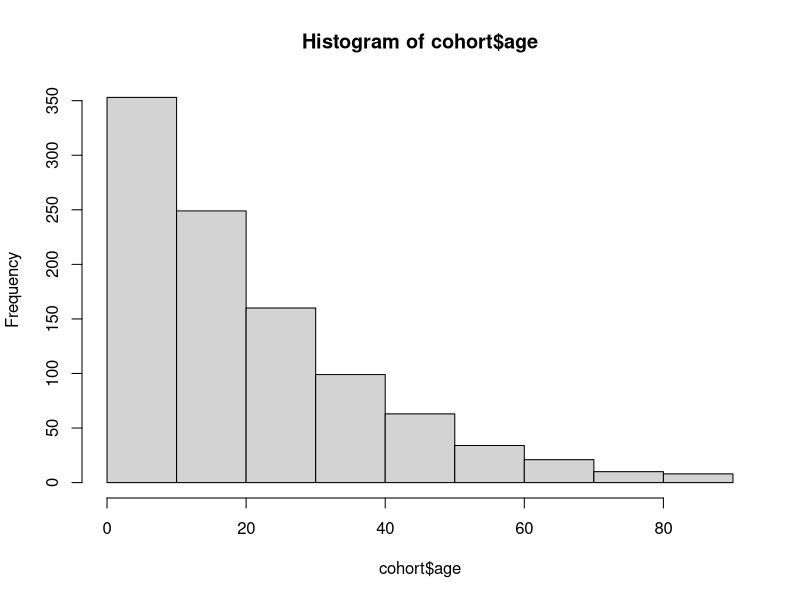

This chart was generated by the following R code: (Note: this script raises an error after producing the figure.)
#############################
#Author: Veronica Malizia
#Date: 20/01/2022
#R version: 3.6.1

#This will generate a first toy model for human demography (with age/birth/deaths)
#To keep constant population, all deaths are replaced with new borns.
#Data: 
# - Initial cohort population from WORMSIM input file
# - Death_rates_Uganda_2019 specific by age (from: https://apps.who.int/gho/data/view.searo.61730?lang=en)

#############################
rm(list = ls())

library(tidyverse)
library(readxl)
library(foreach)
library(doParallel)

################
#Initial population
#Starting with the initial cohort
################
pop0 <- read_xlsx("Initial population_Uganda.xlsx")
death_rates <- read.csv("death_rates_Uganda_2019.csv")
prob_death <- read.csv("prob_death_Uganda_2019.csv")
le <- 60 #Life expectancy (Uganda)
sex.ratio <- 94.6 #number of males per 100 females. Uganda, 2014.
N <- 1000 #population size
N_males <- round((sex.ratio/(sex.ratio + 100))*N)
N_females <- N - N_males

cohort <- tibble(age = round(c(runif(round(pop0$N_males[1]*N_males), 0, pop0$Age_limit[1]),
                               runif(round(pop0$N_females[1]*N_females), 0, pop0$Age_limit[1]))),
                 sex = c(rep(0, round(pop0$N_males[1]*N_males)), 
                         rep(1, round(pop0$N_females[1]*N_females))))
#0=male, 1=female
for(i in 2:nrow(pop0)){
  males <- round(pop0$N_males[i]*N_males)
  females <- round(pop0$N_females[i]*N_females)
  tmp <- tibble(age = round(c(runif(males, pop0$Age_limit[i-1]+1, pop0$Age_limit[i]),
                              runif(females, pop0$Age_limit[i-1]+1, pop0$Age_limit[i]))),
                sex = c(rep(0, males), rep(1, females)))
  cohort <- rbind(cohort, tmp) 
}

hist(cohort$age)
table(cohort$sex)

##Parameters
T <- 500 #number of years
ts <- T*12
birth_rate <- 34.8 #37 is crude annual birth rate Uganda, 34.8 for Sub-Saharan Africa (per 1000 individuals)
#max.pop <- 700
#monthly time step

seeds <- 10
writeLines(c(""), "Sink_demography.txt") #initiate log file
writeLines(c(""), "Find_bug.txt") #initiate log file

cluster <- makeCluster(min(parallel::detectCores(logical = FALSE), seeds))
registerDoParallel(cluster)

results <- foreach(k = 1:seeds,
                   .inorder = TRUE,
                   .errorhandling = "remove",
                   #.combine = bind_rows,
                   .packages = c("tidyverse")) %dopar% {
                     #for each seed:
                     
                     #Time step events, for each individual
                     #Initialize
                     pop <- cohort %>%
                       mutate(death_age=150)
                     N <- nrow(pop)
                     
                     for(t in 1:ts){ 
                       
                       sink("Sink_demography.txt", append=TRUE)
                       cat(paste(Sys.time(), ": Starting seed", k, "time step", t, "\n", sep = " "))
                       sink()
                       
                       #The reaper(acts annually)
                       # if(t %in% seq(1, ts, 12) & nrow(pop)>max.pop) #Januaries
                       #   pop <- slice_sample(pop, prop = 0.9)
                       # 
                       # #Births
                       # #for now birth rate does not depend on age-specific female fertility 
                       # births <- rpois(1, (birth_rate*(nrow(pop)/1000))/12)
                       # nb <- tibble(age=rep(0, births),
                       #              sex=as.numeric(rbernoulli(births, 0.5))) #new born
                       # 
                       # pop <- bind_rows(pop, nb)
                       
                       #Deaths
                       
                       if(t %in% seq(1, ts, 12)){ #Januaries
                         ag <- as.numeric(cut(pop$age, c(-1, prob_death$Age_hi))) #age groups
                         # pop <- pop %>%
                         #   mutate(ag = ag)
                         for(i in 1:nrow(pop)){
                           if(pop$sex[i]==0){
                             if(rbernoulli(1, p=prob_death[ag[i], "Male"])){
                               death_month <- runif(1, 1, 12)
                               pop$death_age[i] <- pop$age[i] + death_month/12
                             }
                           }
                           if(pop$sex[i]==1){
                             if(rbernoulli(1, p=prob_death[ag[i], "Female"])){
                               death_month <- runif(1, 1, 12)
                               pop$death_age[i] <- pop$age[i] + death_month/12
                             }
                           }    
                         }
                       }
                       
                       #Replace dead individuals with new borns (reset age and sex)
                       tmp <- which(pop$age >= pop$death_age)
                       if(length(tmp)>0){
                         pop$age[tmp] <- -1/12 #to end up at zero with age updating
                         pop$sex[tmp] <- as.numeric(rbernoulli(length(tmp), 0.5)) #later, update with sex ratio
                         pop$death_age[tmp] <- 150
                       } 
                       
                       #Update age
                       pop$age <- pop$age + 1/12
                       N <- c(N, nrow(pop))
                       
                       # sink("Find_bug.txt", append=TRUE)
                       # cat(paste(Sys.time(), ": Time step", t, "NB:",
                       #           births, "deads", length(dead), "Pop size:", nrow(pop), "\n", sep = " "))
                       # sink()
                     }
                     
                     res <- tibble(time = 0:ts,
                                   seed = rep(k, (ts+1)),
                                   pop_size = N)
                   }
                      
stopCluster(cluster)

#Collating results
res <- bind_rows(results)

#Average results over simulations
avg_res <- res %>%
  group_by(time) %>%
  summarise(N = mean(pop_size))
            
ggplot(res) +
  geom_line(aes(x=time, y=pop_size, group = seed), color = "grey20", alpha = 0.3) +
  geom_line(data=avg_res, aes(x=time, y=N), size=1) +
  scale_y_continuous(name = "Population size (counts)",
                     breaks = seq(0, 1000, 200),
                     limits = c(0, 1000),
                     expand = c(0, 0)) +
  scale_x_continuous(name = "Time [years]",
                     limits = c(0, ts),
                     expand = c(0, 0)) +
  expand_limits(x = 0,y = 0)

hist(cohort$age)
#hist(pop$age)
hist(pop$age, breaks = c(0:9*10))

#Saving image
tiff("Demography_monthlyts.tif", width=7, height=6, units = "in", res = 300)
ggplot(res) +
  geom_line(aes(x=time, y=pop_size, group = seed), color = "grey20", alpha = 0.3) +
  geom_line(data=avg_res, aes(x=time, y=N), size=1) +
  scale_y_continuous(name = "Population size (counts)",
                     breaks = seq(0, 1000, 200),
                     limits = c(0, 1000),
                     expand = c(0, 0)) +
  scale_x_continuous(name = "Time [months]",
                     limits = c(0, ts),
                     expand = c(0, 0)) +
  expand_limits(x = 0,y = 0)
dev.off()


plot(N, type='l')
